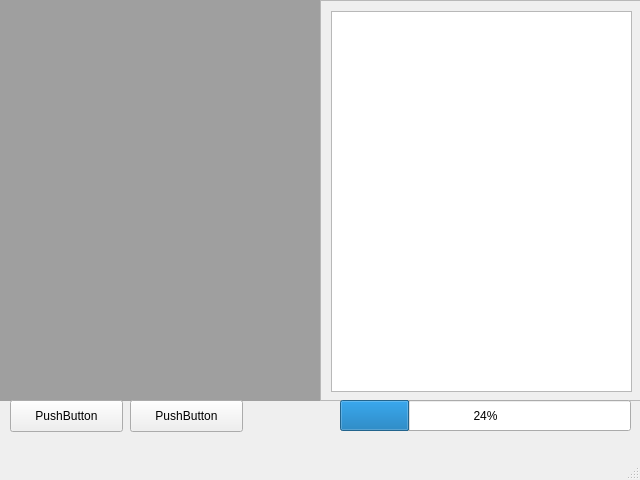
<?xml version="1.0" encoding="UTF-8"?>
<ui version="4.0">
 <class>MainWindow</class>
 <widget class="QMainWindow" name="MainWindow">
  <property name="geometry">
   <rect>
    <x>0</x>
    <y>0</y>
    <width>640</width>
    <height>480</height>
   </rect>
  </property>
  <property name="windowTitle">
   <string>MainWindow</string>
  </property>
  <widget class="QWidget" name="centralwidget">
   <widget class="QWidget" name="horizontalLayoutWidget">
    <property name="geometry">
     <rect>
      <x>0</x>
      <y>0</y>
      <width>321</width>
      <height>401</height>
     </rect>
    </property>
    <layout class="QHBoxLayout" name="horizontalLayout">
     <item>
      <widget class="QMdiArea" name="mdiArea"/>
     </item>
    </layout>
   </widget>
   <widget class="QPushButton" name="pushButton">
    <property name="geometry">
     <rect>
      <x>10</x>
      <y>400</y>
      <width>113</width>
      <height>32</height>
     </rect>
    </property>
    <property name="text">
     <string>PushButton</string>
    </property>
   </widget>
   <widget class="QPushButton" name="pushButton_2">
    <property name="geometry">
     <rect>
      <x>130</x>
      <y>400</y>
      <width>113</width>
      <height>32</height>
     </rect>
    </property>
    <property name="text">
     <string>PushButton</string>
    </property>
   </widget>
   <widget class="QScrollArea" name="scrollArea">
    <property name="geometry">
     <rect>
      <x>320</x>
      <y>0</y>
      <width>321</width>
      <height>401</height>
     </rect>
    </property>
    <property name="widgetResizable">
     <bool>true</bool>
    </property>
    <widget class="QWidget" name="scrollAreaWidgetContents">
     <property name="geometry">
      <rect>
       <x>0</x>
       <y>0</y>
       <width>319</width>
       <height>399</height>
      </rect>
     </property>
     <widget class="QTextBrowser" name="textBrowser">
      <property name="geometry">
       <rect>
        <x>10</x>
        <y>10</y>
        <width>301</width>
        <height>381</height>
       </rect>
      </property>
     </widget>
    </widget>
   </widget>
   <widget class="QProgressBar" name="progressBar">
    <property name="geometry">
     <rect>
      <x>340</x>
      <y>400</y>
      <width>291</width>
      <height>31</height>
     </rect>
    </property>
    <property name="value">
     <number>24</number>
    </property>
   </widget>
  </widget>
  <widget class="QMenuBar" name="menubar">
   <property name="geometry">
    <rect>
     <x>0</x>
     <y>0</y>
     <width>640</width>
     <height>24</height>
    </rect>
   </property>
  </widget>
  <widget class="QStatusBar" name="statusbar"/>
 </widget>
 <resources/>
 <connections/>
</ui>
